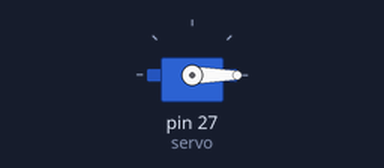
Recording of a sketch running on a simulated Arduino Mega 2560, built with avr-gcc and run on an emulated ATmega2560. Parts: servo.

Above: at 0.05 s.
At 6.35 s:
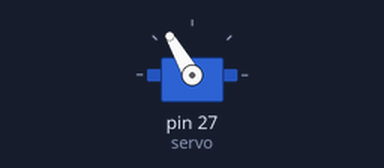
At 12.75 s:
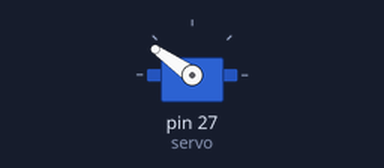
At 25.45 s:
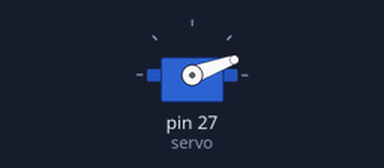
Timing chart, 0 to 35.1 s (numbered marks = the images above):
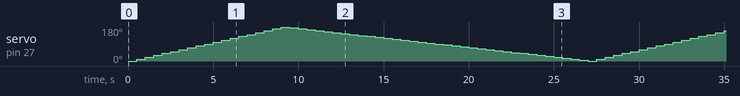

The sketch:

Ejemplo_4.ino
```cpp
#include <Servo.h>
#include <Stepper.h>

Stepper motor(32, 22, 23, 24, 25);
Servo servo;
int angulo = 0;

void setup() {
  // put your setup code here, to run once:
  motor.setSpeed(10);
  servo.attach(27);

}

void loop() {
  // put your main code here, to run repeatedly:
  /*motor.step(32);
  delay(500);
  motor.step(-32);
  delay(500);*/
  for(angulo = 0; angulo < 180; angulo += 10){
    servo.write(angulo);
    delay(500);
  }
  for(angulo = 180; angulo >=1 ; angulo -=5){
    servo.write(angulo);
    delay(500);
  }
}
```
